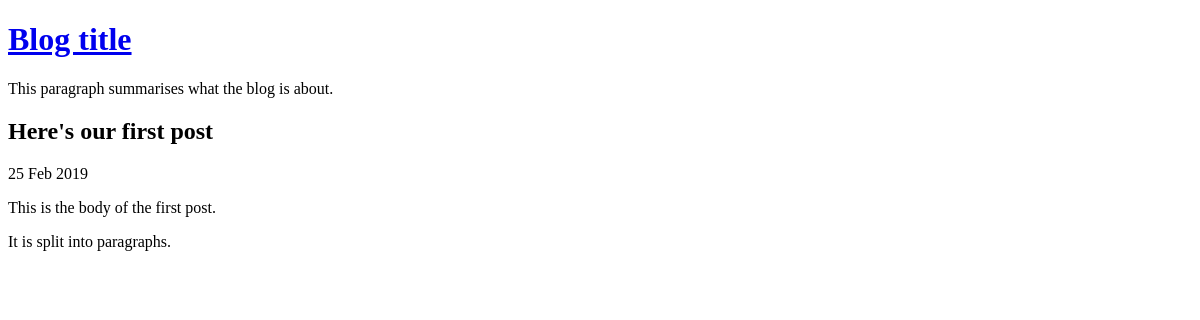
The app's page /view-post.php?post_id=1, older data.
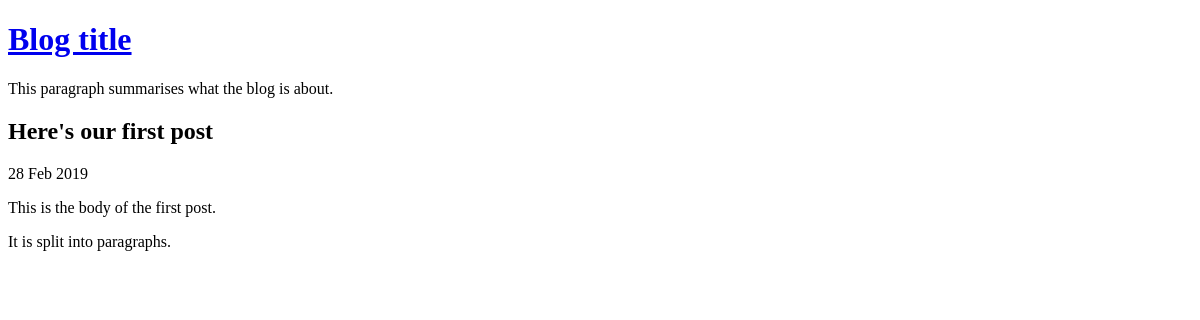
The same page, newer data.
### tables this page shows
CREATE TABLE post (
    id INTEGER PRIMARY KEY AUTOINCREMENT NOT NULL,
    title VARCHAR NOT NULL,
    body VARCHAR NOT NULL,
    user_id INTEGER NOT NULL,
    created_at VARCHAR NOT NULL,
    updated_at VARCHAR
);

### lib/common.php (called while the page is built, shortened)
<?php
function htmlEscape($html)
{
    return htmlspecialchars($html, ENT_HTML5, 'UTF-8');
}
function convertSqlDate($sqlDate)
{
    $date = DateTime::createFromFormat('Y-m-d', $sqlDate);
    return $date->format('d M Y');
}

### view-post.php (the view, shortened to what this page needs)
<?php
require_once 'lib/common.php';
if (isset($_GET['post_id']))
{
    $postId = $_GET['post_id'];
}
else
{
    $postId = 0;
}
$pdo = getPDO();
$stmt = $pdo->prepare(
    'SELECT
        title, created_at, body
    FROM
        post
    WHERE
        id = :id'
);
$result = $stmt->execute(
    array('id' => $postId, )
);
$row = $stmt->fetch(PDO::FETCH_ASSOC);
$bodyText = htmlEscape($row['body']);
$paraText = str_replace("\n", "</p><p>", $bodyText);
?>
<!DOCTYPE html>
<html>
    <head>
    </head>
    <body>
    <?php require 'templates/title.php' ?>
        <h2>
        <?php echo htmlEscape($row['title']) ?>
        </h2>
        <div>
        <?php echo convertSqlDate($row['created_at']) ?>
        </div>
        <p>
            <?php echo $paraText ?>
        </p>
    </body>
</html>

### templates/title.php
<a href="index.php">
    <h1>Blog title</h1>
</a>
<p>This paragraph summarises what the blog is about.</p>

Row changes from the older to the newer data that the page shows:
changed post "Here's our first post": created_at "25 Feb 2019" → "28 Feb 2019"
